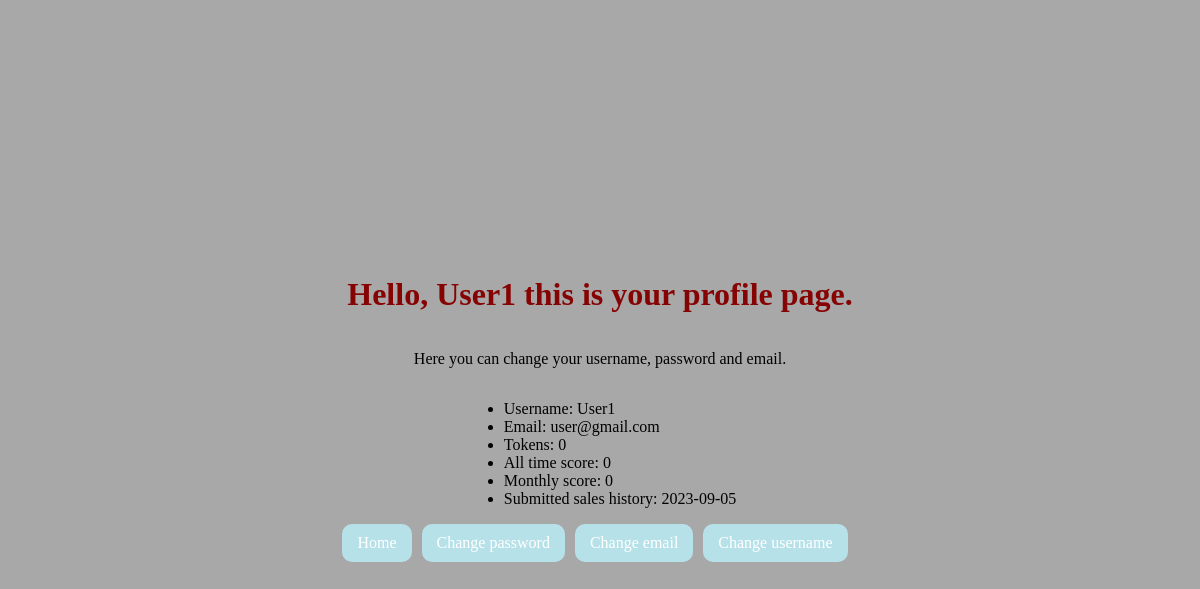
The app's page /profile.php (signed in) with its own data.
### tables this page shows
CREATE TABLE `users` (
  `id` int(11) NOT NULL,
  `user_name` varchar(100) NOT NULL,
  `password` varchar(100) NOT NULL,
  `email` varchar(100) NOT NULL,
  `tokens` int(11) NOT NULL,
  `score` int(11) NOT NULL,
  `monthly_score` int(11) NOT NULL
);

CREATE TABLE `sales` (
  `id` int(11) NOT NULL,
  `price` double NOT NULL,
  `date` date NOT NULL,
  `active` tinyint(1) NOT NULL,
  `user_id` int(11) NOT NULL,
  `product_id` int(11) NOT NULL,
  `shop_id` int(11) NOT NULL
);

### profile.php (the view, shortened to what this page needs)
<?php
include "db_conn.php";
if(isset($_SESSION['id']) && isset($_SESSION['user_name']))
{
    $id = $_SESSION['id'];
    $uname = $_SESSION['user_name'];
    $email = $_SESSION['email'];
    $sqlemail = "SELECT * FROM users WHERE user_name='$uname' AND email='$email'";
    $result = mysqli_query($conn,$sqlemail);
    $row = mysqli_fetch_assoc($result);
    $sqlsales = "SELECT * FROM sales WHERE user_id='$id'";
    $sales_result = mysqli_query($conn,$sqlsales);
    $sales_row = mysqli_fetch_assoc($sales_result);
    ?>
    <!DOCTYPE html>
    <html>
    <head>
        <link rel="stylesheet" type="text/css" href="style.css">
    </head>
    <body>
        <h1>Hello, <?php echo $_SESSION['user_name']; ?> this is your profile page. </h1>
        <p>Here you can change your username, password and email.</p>
        <ul>
            <li>Username: <?php echo $_SESSION['user_name']; ?> </li>
            <li>Email: <?php echo $_SESSION['email']; ?></li>
            <li>Tokens: <?php echo $row['tokens']; ?></li>
            <li>All time score: <?php echo $row['score']; ?></li>
            <li>Monthly score: <?php echo $row['monthly_score']; ?></li>
            <li>Submitted sales history: <?php echo $sales_row['date']?></li>
        </ul>
        <nav>
            <a href="change-username.php">Change username</a>
            <a href="change-email.php">Change email</a>
            <a href="change-password.php">Change password</a>
            <a href="home.php">Home</a>
        </nav>
    </body>
    </html>
    <?php
}
else
{
    header("Location: index.php");
    exit();
}

### style.css (style rules this page uses)
body { background: #a8a8a8; display: flex; justify-content: center; align-items: center; height: 100vh; flex-direction: column; }
* { font-family: cursive; box-sizing: padding-box; }
h1 { text-align: center; color: rgb(134, 3, 3); }
a { float: right; background: rgb(183, 225, 233); padding: 10px 15px; color: #fff; border-radius: 10px; margin-right: 10px; border: none; text-decoration: none; }

### records on screen
users: tokens "0", score "0", monthly_score "0"
sales: date "2023-09-05"

### other values on screen
$_SESSION['user_name'] "User1"
$_SESSION['email'] "user@gmail.com"
